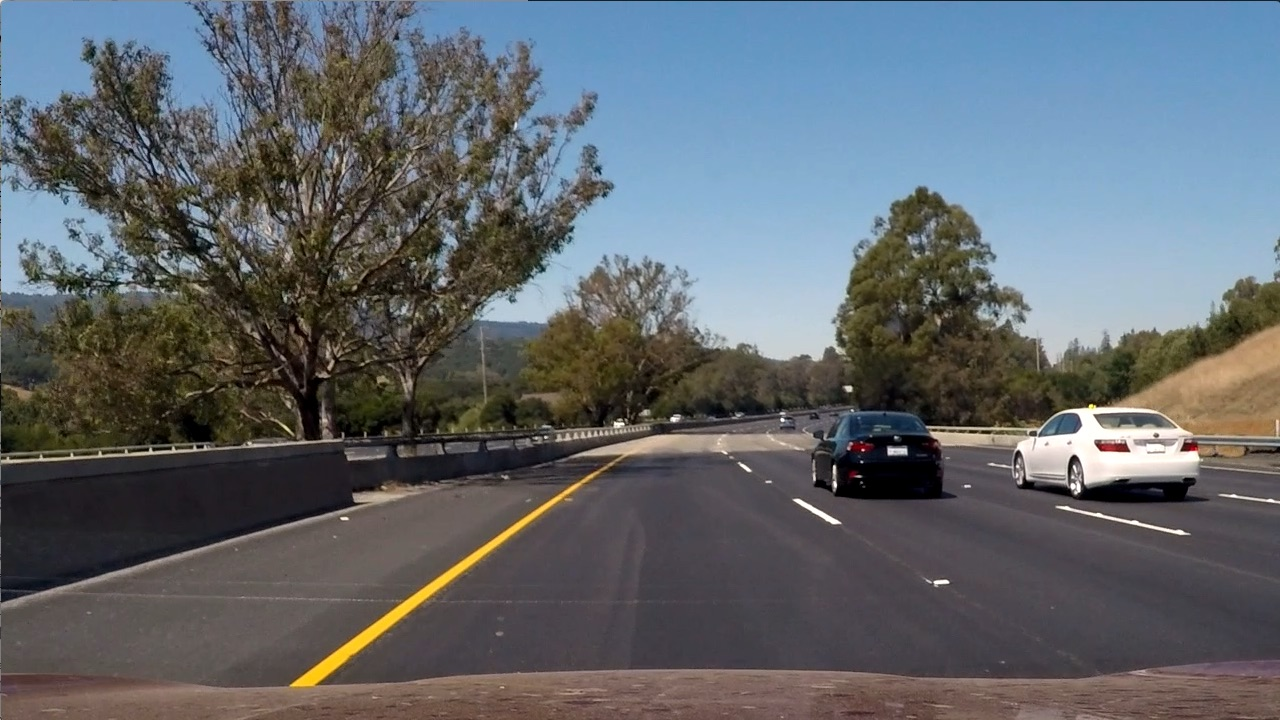
#> input picture part1-CV-DL-and-sensor-fusion/module02-advanced-lane-finding/lesson07-gradients-and-color-spaces/color_scripts/test6.jpg, 1280 x 720 px
$ python hls_thresh.py
#> lines starting #> are read from the running program, lines starting #| are printed output that depends on the picture; after the words box and inside, x2 and y2 are one past the last pixel; in counts of white or black regions, pixels touching at a corner belong together
import matplotlib.pyplot as plt
import matplotlib.image as mpimg
import numpy as np
import cv2


def hls_select(img, thresh=(0, 255)):
    """
    Thresholds the S-channel of HLS.
    """

    # Convert to HLS color space
    hls = cv2.cvtColor(image, cv2.COLOR_RGB2HLS)

    # Apply a threshold to the S channel
    S = hls[:,:,2]
    binary_output = np.zeros_like(S)
    binary_output[(S > thresh[0]) & (S <= thresh[1])] = 1

    # Return a binary image of threshold result
    return binary_output


# Read in an image, you can also try test1.jpg or test4.jpg
image = mpimg.imread('test6.jpg')
#> image is the input picture: shape (720, 1280, 3); mean R, G, B 97, 102.6, 107.9

# Optional TODO - tune the threshold to try to match the above image!
hls_binary = hls_select(image, thresh=(150, 255))
#> in hls_select, `hls = cv2.cvtColor(image, cv2.COLOR_RGB2HLS)`: hls: shape (720, 1280, 3); mean of channels 0, 1, 2 76.7, 102.2, 57.5
#> in hls_select, `S = hls[:,:,2]`:
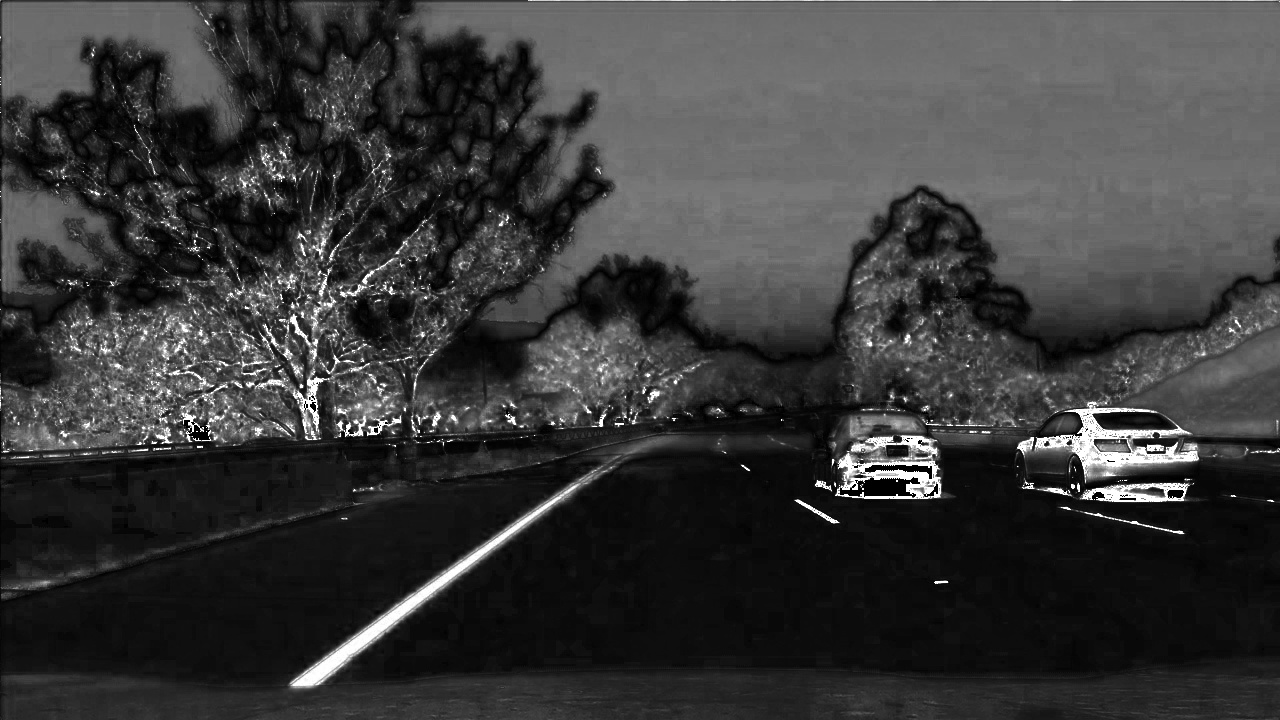
#> S: shape (720, 1280); min 0, max 255, mean 57.5
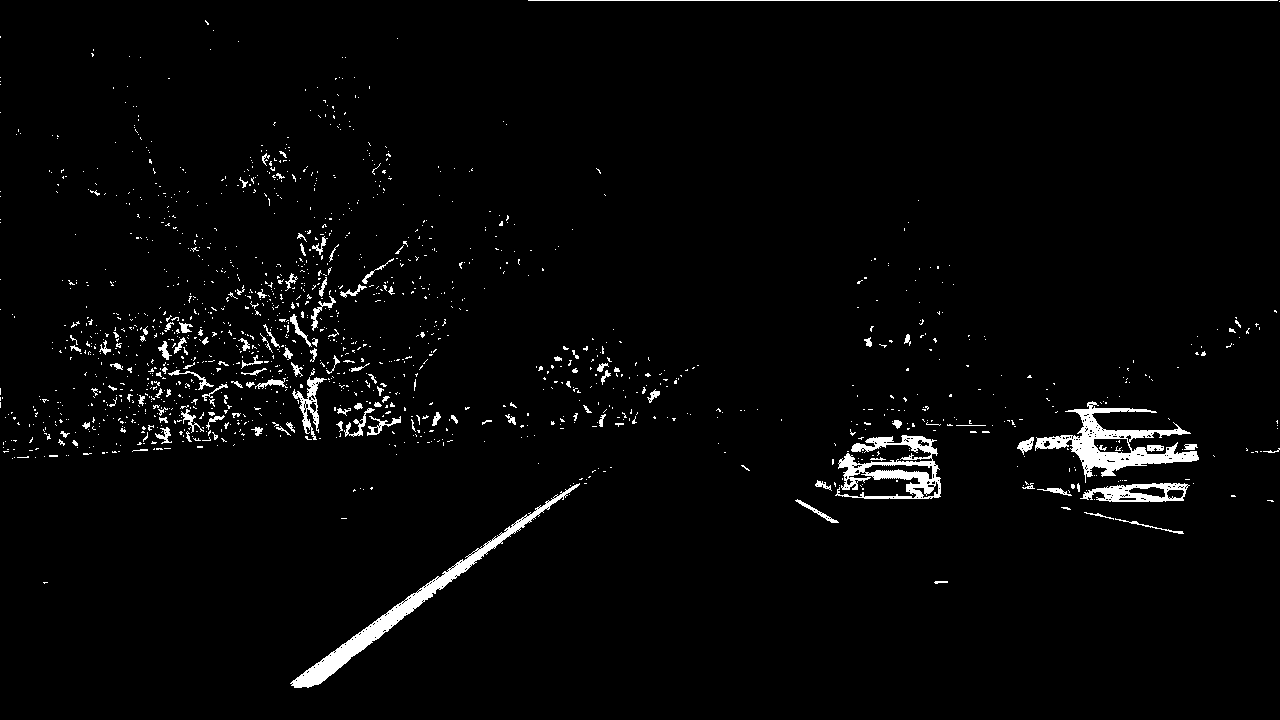
#> hls_binary: shape (720, 1280); values 0 (black) and 1 (white), 2.6% white; 1470 white regions (1340 under 20 px), largest, box (x1, y1, x2, y2) and area: (290, 483, 580, 688) 3920, (1035, 401, 1199, 483) 3795, (835, 435, 941, 499) 2818

# Plot the result
f, (ax1, ax2) = plt.subplots(1, 2, figsize=(24, 9))
f.tight_layout()
ax1.imshow(image)
ax1.set_title('Original Image', fontsize=50)
ax2.imshow(hls_binary, cmap='gray')
ax2.set_title('Thresholded S', fontsize=50)
plt.subplots_adjust(left=0., right=1, top=0.9, bottom=0.)

plt.show()
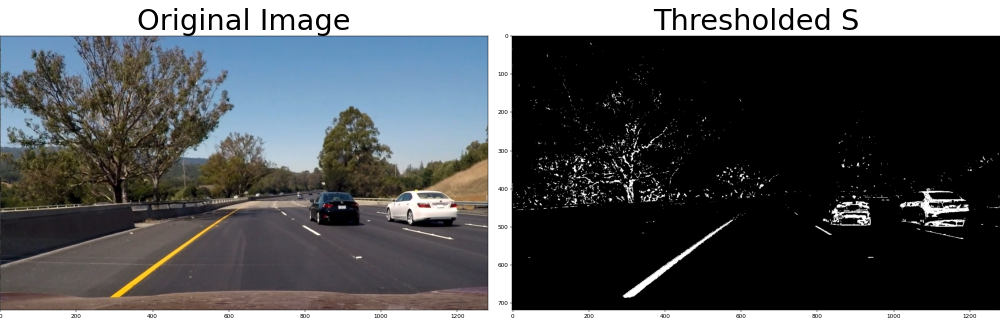
#> figure drawn by matplotlib, 2 panels

$ run again, with part1-CV-DL-and-sensor-fusion/module02-advanced-lane-finding/lesson07-gradients-and-color-spaces/color_scripts/test1.jpg copied over part1-CV-DL-and-sensor-fusion/module02-advanced-lane-finding/lesson07-gradients-and-color-spaces/color_scripts/test6.jpg
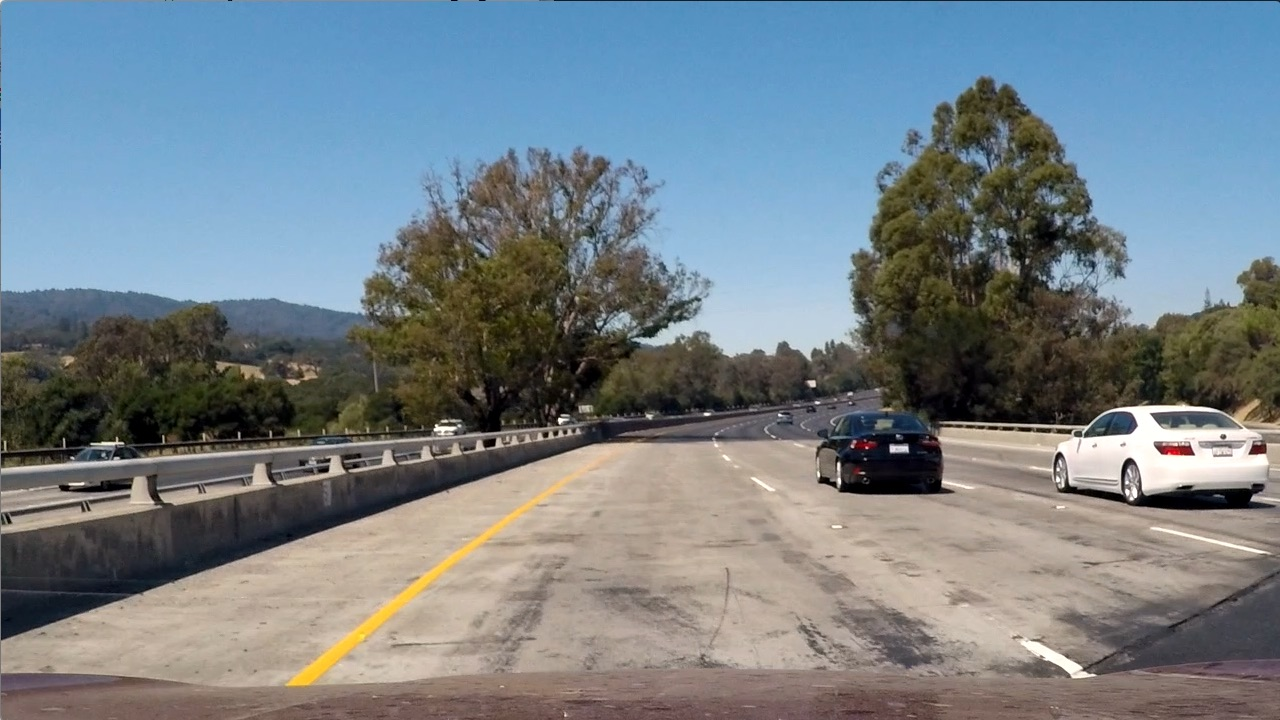
#> input picture part1-CV-DL-and-sensor-fusion/module02-advanced-lane-finding/lesson07-gradients-and-color-spaces/color_scripts/test1.jpg, 1280 x 720 px
#> image is the input picture: shape (720, 1280, 3); mean R, G, B 117.5, 128.7, 135.5
#> hls: shape (720, 1280, 3); mean of channels 0, 1, 2 60.2, 126.7, 74.4
#> `hls_binary = hls_select(image, thresh=(150, 255))`:
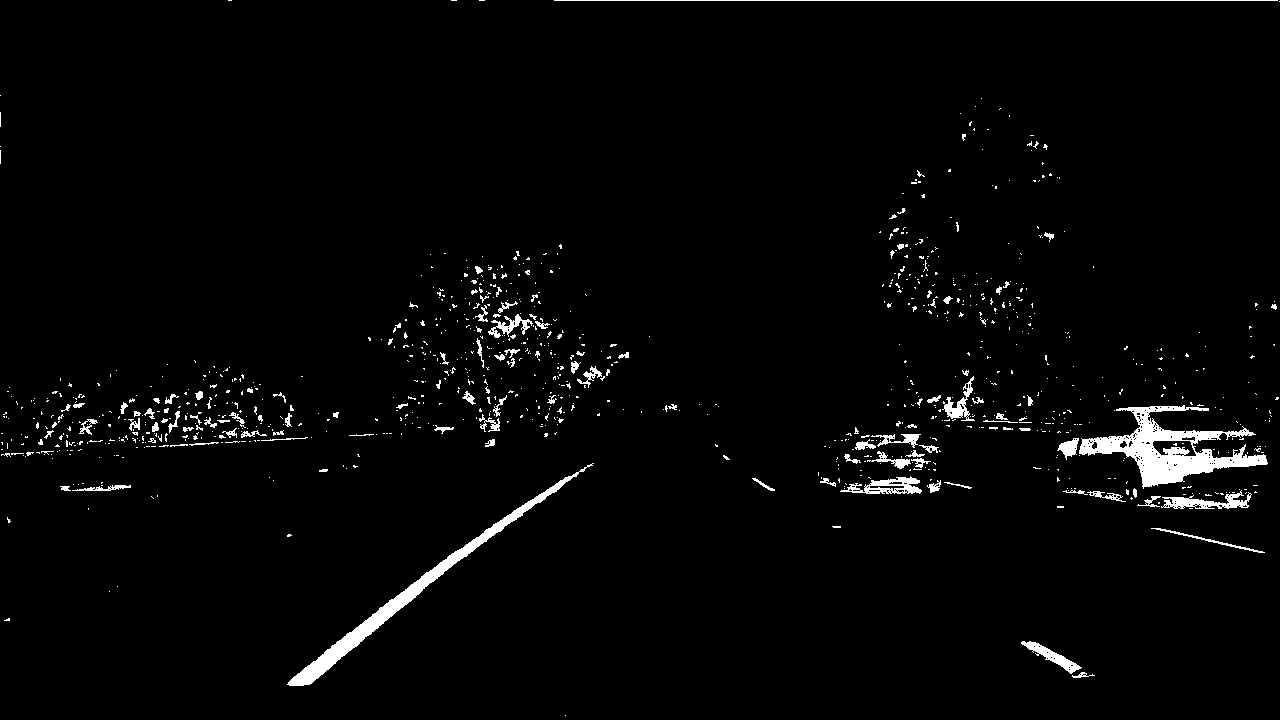
#> hls_binary: shape (720, 1280); values 0 (black) and 1 (white), 2.4% white; 995 white regions (879 under 20 px), largest, box (x1, y1, x2, y2) and area: (1079, 405, 1268, 489) 5439, (287, 463, 594, 686) 3900, (1161, 490, 1252, 509) 736
#> `plt.show()`:
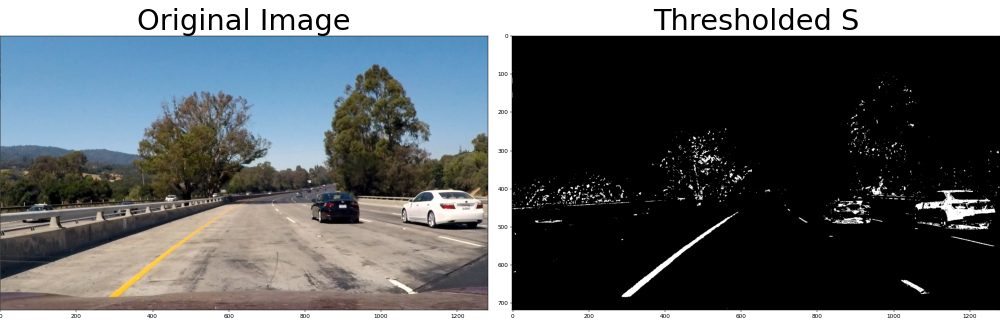
#> figure drawn by matplotlib, 2 panels

$ run again, with part1-CV-DL-and-sensor-fusion/module02-advanced-lane-finding/lesson07-gradients-and-color-spaces/color_scripts/test4.jpg copied over part1-CV-DL-and-sensor-fusion/module02-advanced-lane-finding/lesson07-gradients-and-color-spaces/color_scripts/test6.jpg
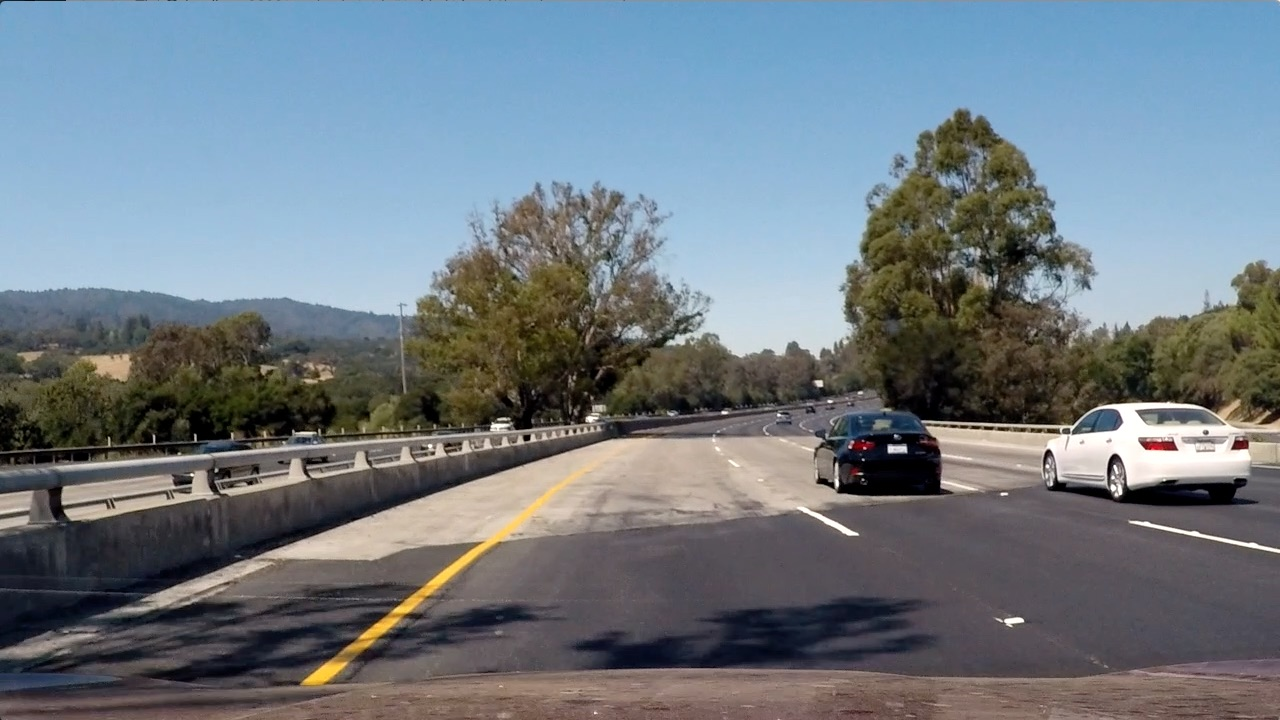
#> input picture part1-CV-DL-and-sensor-fusion/module02-advanced-lane-finding/lesson07-gradients-and-color-spaces/color_scripts/test4.jpg, 1280 x 720 px
#> image is the input picture: shape (720, 1280, 3); mean R, G, B 112.2, 122.7, 130.9
#> hls: shape (720, 1280, 3); mean of channels 0, 1, 2 80.5, 121.4, 71.8
#> `hls_binary = hls_select(image, thresh=(150, 255))`:
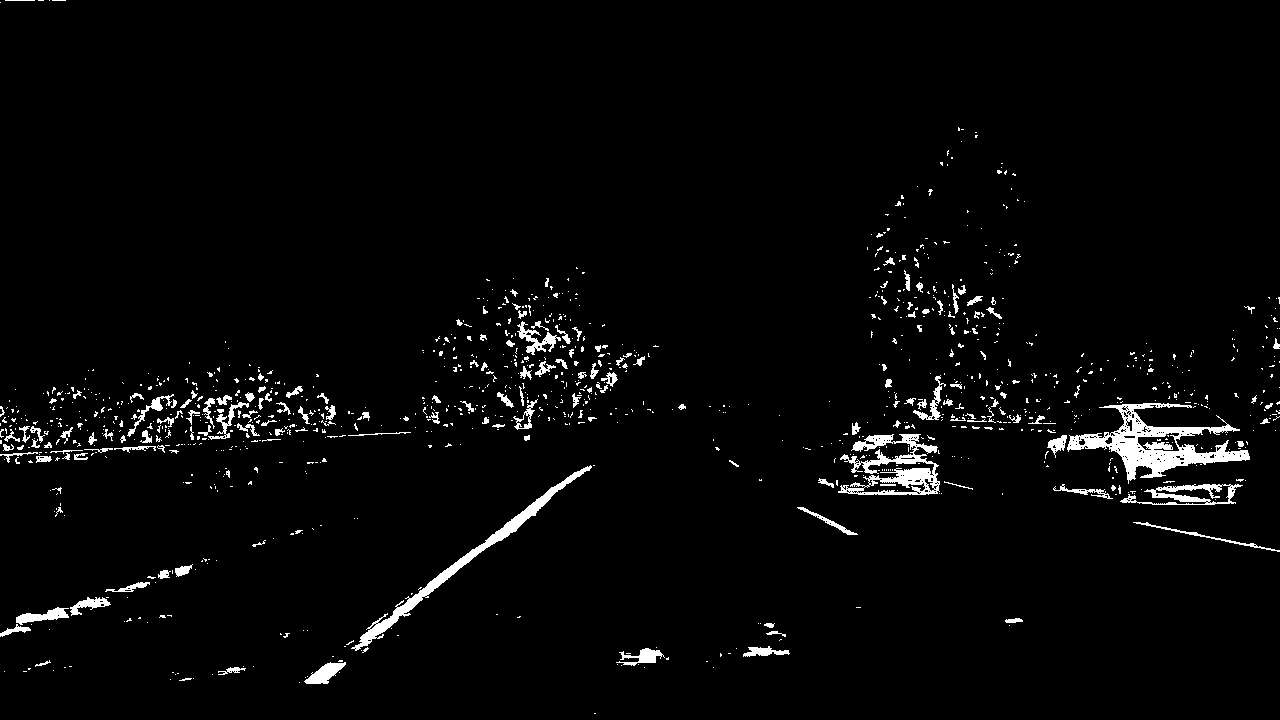
#> hls_binary: shape (720, 1280); values 0 (black) and 1 (white), 2.9% white; 1144 white regions (968 under 20 px), largest, box (x1, y1, x2, y2) and area: (1067, 403, 1250, 484) 4671, (838, 434, 940, 495) 2632, (351, 465, 592, 651) 2566
#> `plt.show()`:
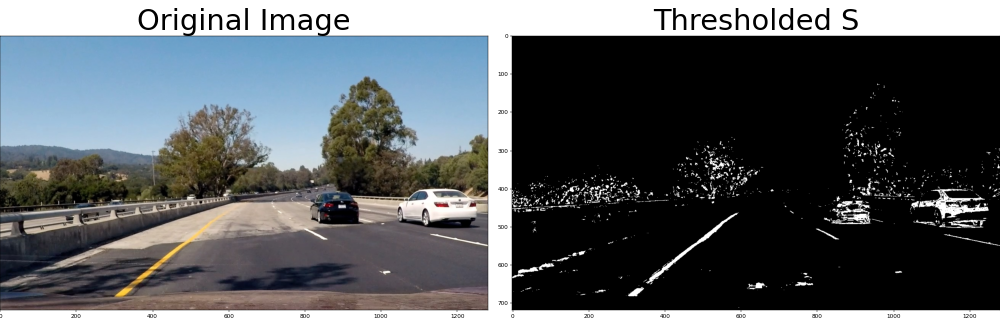
#> figure drawn by matplotlib, 2 panels
